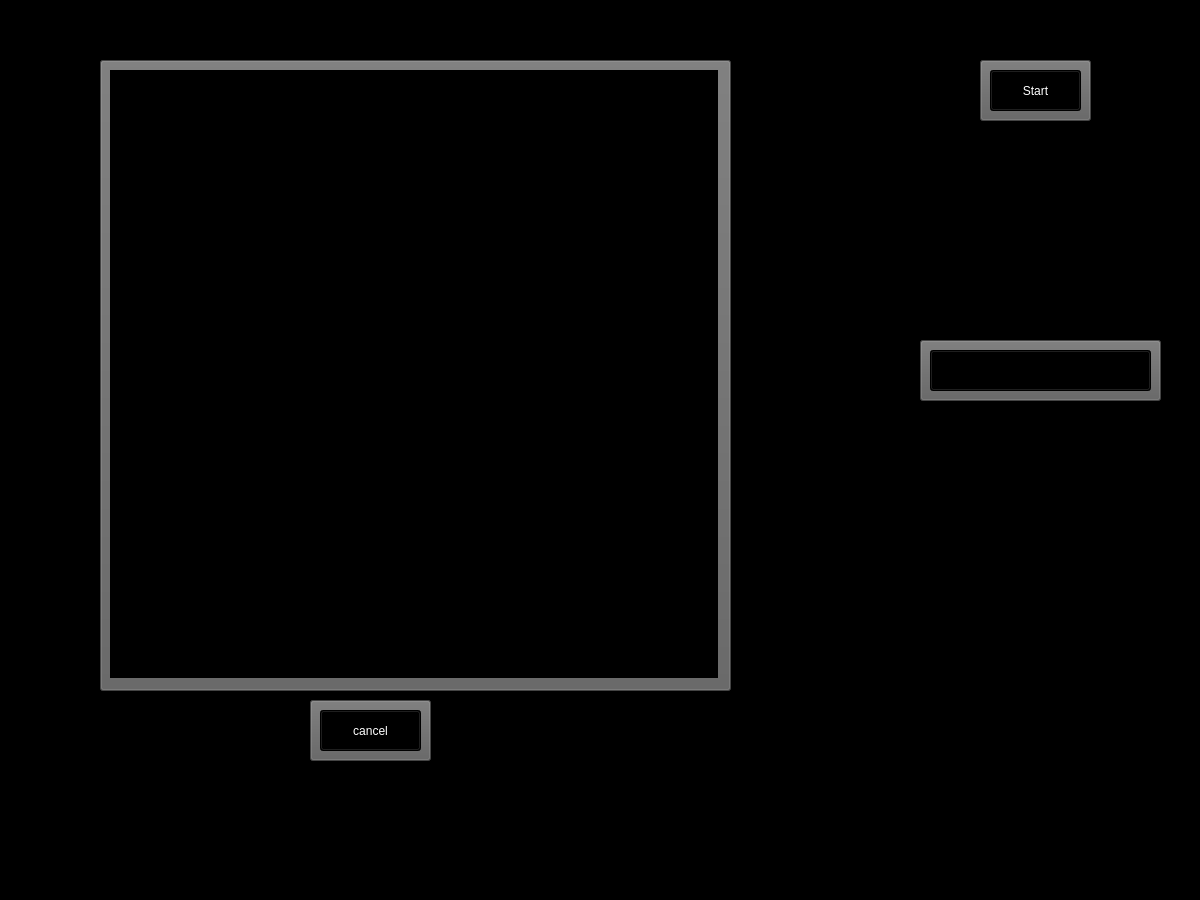
<?xml version="1.0" encoding="UTF-8"?>
<ui version="4.0">
 <class>MainWindow</class>
 <widget class="QMainWindow" name="MainWindow">
  <property name="geometry">
   <rect>
    <x>0</x>
    <y>0</y>
    <width>1200</width>
    <height>900</height>
   </rect>
  </property>
  <property name="windowTitle">
   <string>MainWindow</string>
  </property>
  <property name="styleSheet">
   <string notr="true">background-color: rgb(0, 0, 0);
</string>
  </property>
  <widget class="QWidget" name="centralwidget">
   <widget class="QPushButton" name="cancel_generaltracking">
    <property name="geometry">
     <rect>
      <x>320</x>
      <y>710</y>
      <width>101</width>
      <height>41</height>
     </rect>
    </property>
    <property name="cursor">
     <cursorShape>PointingHandCursor</cursorShape>
    </property>
    <property name="styleSheet">
     <string notr="true">font: 63 18pt &quot;Segoe UI Semibold&quot;;
color: rgb(255, 255, 255);


</string>
    </property>
    <property name="text">
     <string>cancel</string>
    </property>
   </widget>
   <widget class="QPushButton" name="twodim_6">
    <property name="geometry">
     <rect>
      <x>920</x>
      <y>340</y>
      <width>241</width>
      <height>61</height>
     </rect>
    </property>
    <property name="cursor">
     <cursorShape>PointingHandCursor</cursorShape>
    </property>
    <property name="styleSheet">
     <string notr="true">background-color: rgb(143, 143, 143);
font: 63 18pt &quot;Segoe UI Semibold&quot;;
background-color: rgb(95, 95, 95);

</string>
    </property>
    <property name="text">
     <string/>
    </property>
   </widget>
   <widget class="QPushButton" name="twodim_8">
    <property name="geometry">
     <rect>
      <x>310</x>
      <y>700</y>
      <width>121</width>
      <height>61</height>
     </rect>
    </property>
    <property name="styleSheet">
     <string notr="true">background-color: rgb(143, 143, 143);
font: 63 18pt &quot;Segoe UI Semibold&quot;;
background-color: rgb(95, 95, 95);

</string>
    </property>
    <property name="text">
     <string/>
    </property>
   </widget>
   <widget class="QPushButton" name="ok_generaltracking">
    <property name="geometry">
     <rect>
      <x>930</x>
      <y>350</y>
      <width>221</width>
      <height>41</height>
     </rect>
    </property>
    <property name="cursor">
     <cursorShape>PointingHandCursor</cursorShape>
    </property>
    <property name="styleSheet">
     <string notr="true">font: 63 18pt &quot;Segoe UI Semibold&quot;;
color: rgb(255, 255, 255);


</string>
    </property>
    <property name="text">
     <string/>
    </property>
   </widget>
   <widget class="QLabel" name="label">
    <property name="geometry">
     <rect>
      <x>610</x>
      <y>120</y>
      <width>55</width>
      <height>16</height>
     </rect>
    </property>
    <property name="text">
     <string>Front View</string>
    </property>
   </widget>
   <widget class="QLabel" name="embedvideo_generaltracking">
    <property name="geometry">
     <rect>
      <x>110</x>
      <y>70</y>
      <width>608</width>
      <height>608</height>
     </rect>
    </property>
    <property name="text">
     <string>TextLabel</string>
    </property>
   </widget>
   <widget class="QPushButton" name="twodim_7">
    <property name="geometry">
     <rect>
      <x>980</x>
      <y>60</y>
      <width>111</width>
      <height>61</height>
     </rect>
    </property>
    <property name="cursor">
     <cursorShape>PointingHandCursor</cursorShape>
    </property>
    <property name="styleSheet">
     <string notr="true">background-color: rgb(143, 143, 143);
font: 63 18pt &quot;Segoe UI Semibold&quot;;
background-color: rgb(95, 95, 95);

</string>
    </property>
    <property name="text">
     <string/>
    </property>
   </widget>
   <widget class="QPushButton" name="start_generaltracking">
    <property name="geometry">
     <rect>
      <x>990</x>
      <y>70</y>
      <width>91</width>
      <height>41</height>
     </rect>
    </property>
    <property name="cursor">
     <cursorShape>PointingHandCursor</cursorShape>
    </property>
    <property name="styleSheet">
     <string notr="true">font: 63 18pt &quot;Segoe UI Semibold&quot;;
color: rgb(255, 255, 255);


</string>
    </property>
    <property name="text">
     <string>Start</string>
    </property>
   </widget>
   <widget class="QPushButton" name="twodim_9">
    <property name="geometry">
     <rect>
      <x>100</x>
      <y>60</y>
      <width>631</width>
      <height>631</height>
     </rect>
    </property>
    <property name="cursor">
     <cursorShape>PointingHandCursor</cursorShape>
    </property>
    <property name="styleSheet">
     <string notr="true">background-color: rgb(143, 143, 143);
font: 63 18pt &quot;Segoe UI Semibold&quot;;
background-color: rgb(95, 95, 95);

</string>
    </property>
    <property name="text">
     <string/>
    </property>
   </widget>
   <zorder>twodim_8</zorder>
   <zorder>cancel_generaltracking</zorder>
   <zorder>twodim_6</zorder>
   <zorder>ok_generaltracking</zorder>
   <zorder>label</zorder>
   <zorder>twodim_7</zorder>
   <zorder>start_generaltracking</zorder>
   <zorder>twodim_9</zorder>
   <zorder>embedvideo_generaltracking</zorder>
  </widget>
  <widget class="QMenuBar" name="menubar">
   <property name="geometry">
    <rect>
     <x>0</x>
     <y>0</y>
     <width>1200</width>
     <height>26</height>
    </rect>
   </property>
  </widget>
  <widget class="QStatusBar" name="statusbar"/>
 </widget>
 <resources/>
 <connections/>
</ui>
